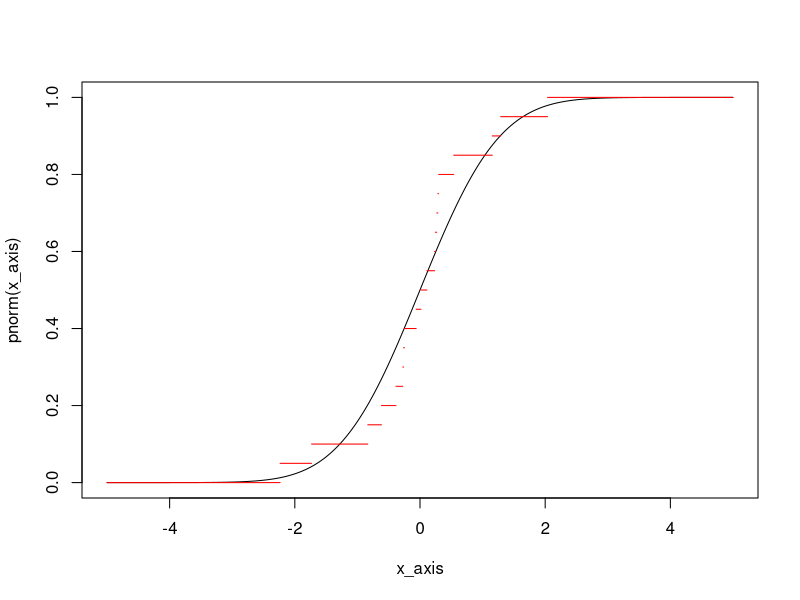

Generate this figure with R:
# Exercise 4.1

x_axis = seq(-5,5,0.01)
plot(x_axis, pnorm(x_axis), type = "l")

x <- rnorm(20)
x <- sort(x)
step <- 1/length(x)
x1 <- c(-5, rep(x, each = 2),5)
y <- seq(0,1,step)
for (i in 1:length(y)) {
  
  lines(x1[c(2*i-1,2*i)], c(y[i], y[i]), col="red")
  
}
